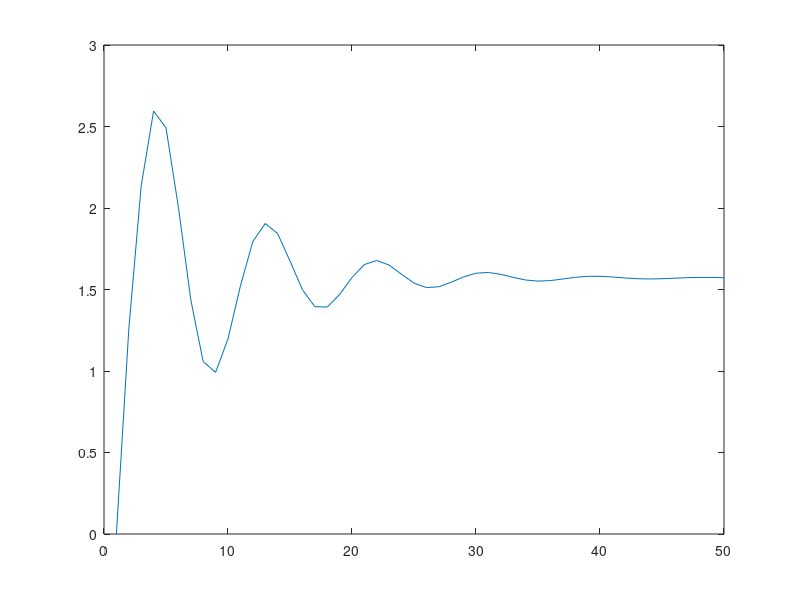

The MATLAB script that drew this image:
%Inverse Kinematic equations for a 3dof arm

l1=0.2;
l2=0.2;  %IDEAL CASE

L=sqrt((l1^2)+(l2^2));

x=0;
y=0;
z=0.4;

%Planar component
t=sqrt(x^2+y^2);

%Revolute angle sum and diff
theta12diff= acos((z^2+t^2-L^2)/(2*l1*l2));
theta12summ= acos((z^2-t^2-L^2)/(2*l1*l2));

%Individual angle obtained using arccosine

theta1_req= (theta12diff+theta12summ)/2
theta2_req= (theta12diff-theta12summ)/2
theta3_req= acos(y/(l1*cos(theta1_req)+l2*cos(theta2_req)))

%declaring pid constants and increment variables
kp = 0.20;
ki = 0.5;
kd = 0.1;
i = 1; 
N = 50;

%calculating all the error variables
error_theta = zeros(3,N);
delta_theta = zeros(3,N);
instant_theta = zeros(3,N);
sum_error_theta = zeros(3,N);
dif_error_theta = zeros(3,N);


%loop to reach setpoint
while i < N
    
	% set theta1
    error_theta(1,i+1)   = theta1_req-instant_theta(1,i) ;
    sum_error_theta(1,1) = error_theta(1,1);
    for v=1:+1:i
        sum_error_theta(1,v+1) = sum_error_theta(1,v) + error_theta(1,v+1);
        dif_error_theta(1,v+1) = error_theta(1,v+1) - error_theta(1,v);
    end 
    delta_theta(1,i+1)   = kp*error_theta(1,i+1) + ki*sum_error_theta(1,i+1) + kd*dif_error_theta(1,i+1);    
    instant_theta(1,i+1) = instant_theta(1,i) + delta_theta(1,i+1);  
    
    	% set theta2
    error_theta(2,i+1)   = theta2_req-instant_theta(2,i) ;sum_error_theta(1,1) = error_theta(1,1);    
    sum_error_theta(2,1) = error_theta(2,1);
    for v=1:+1:i
        sum_error_theta(2,v+1) = sum_error_theta(2,v) + error_theta(2,v+1);
        dif_error_theta(2,v+1) = error_theta(2,v+1) - error_theta(2,v);
    end 
    delta_theta(2,i+1)   = kp*error_theta(2,i+1) + ki*sum_error_theta(2,i+1) + kd*dif_error_theta(2,i+1);    
    
    instant_theta(2,i+1) = instant_theta(2,i) + delta_theta(2,i+1); 
    
    	% set theta3
    error_theta(3,i+1)   = theta3_req-instant_theta(3,i) ;
    sum_error_theta(3,1) = error_theta(3,1);
    for v=1:+1:i
        sum_error_theta(3,v+1) = sum_error_theta(3,v) + error_theta(3,v+1);
        dif_error_theta(3,v+1) = error_theta(3,v+1) - error_theta(3,v);
    end 
    delta_theta(3,i+1)   = kp*error_theta(3,i+1)+ ki*sum_error_theta(3,i+1) + kd*dif_error_theta(3,i+1);
    instant_theta(3,i+1) = instant_theta(3,i) + delta_theta(3,i+1); 
    
    
    % plot the instantaneous values 
    plot(instant_theta(3,:))
    
    i = i+1;
end   



